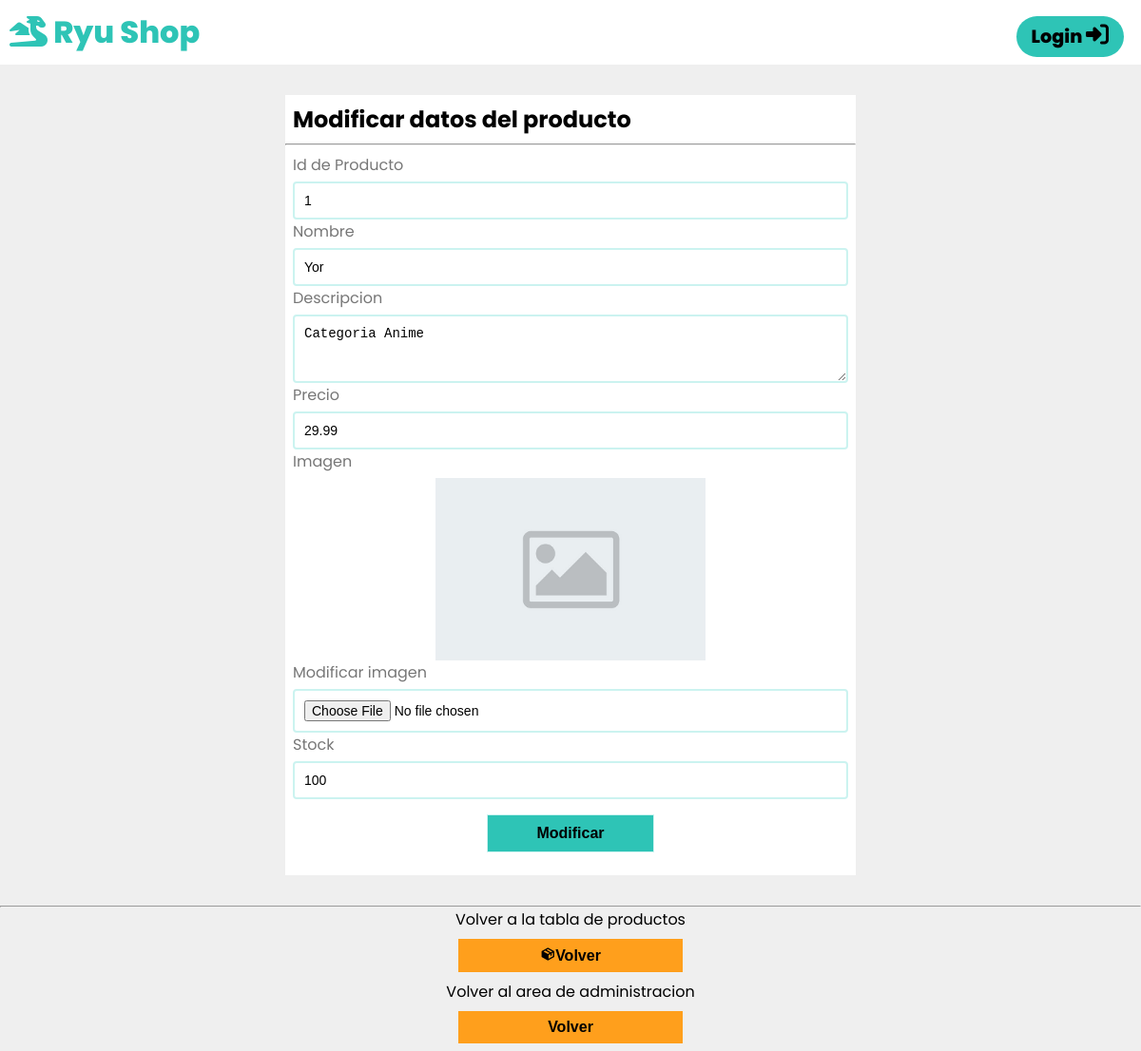
/admin_products_form_modify.php?id=1, run on the app's committed database.
### tables this page shows
CREATE TABLE Productos (
    idProducto INT AUTO_INCREMENT, 
    nombreProd VARCHAR(50) NOT NULL,
    descripcionProd VARCHAR(200),
    precioProd FLOAT NOT NULL,
    imgProducto VARCHAR(300) DEFAULT './public/img/resources/placeholder-image.jpg',
    stock INT NOT NULL,
    sinStock BOOLEAN DEFAULT 0,
    idCategoria INT NOT NULL,
    idSubCategoria INT NOT NULL,
    PRIMARY KEY (idProducto),
    FOREIGN KEY (idCategoria) REFERENCES Categorias (idCategoria),
    FOREIGN KEY (idSubCategoria) REFERENCES SubCategorias (idSubCategoria)
);

### config/db_operations.php (called while the page is built, shortened)
<?php
function load_product_data($product_id)
{
    $connection = obtain_connection();
    $sql = "SELECT * FROM Productos WHERE idProducto = :idProducto";
    $stmt = $connection->prepare($sql);
    $stmt->bindParam(":idProducto", $product_id);
    $stmt->execute();
    $products = $stmt->fetch();
    return $products;
}

### admin_products_form_modify.php (the view)
<?php
include "./includes/header.php";
require_once "./config/db_operations.php";
$modify_product = $_GET["id"];
$product = load_product_data($modify_product);
?>
<article class="main">
    <div class="form-container form-admin">
        <h2>Modificar datos del producto</h2>
        <hr>
        <form action="admin_modify_product.php?modifiedProdId=<?= $modify_product; ?>&nombre_imagen=<?= htmlspecialchars($product['imgProducto']); ?>" method="POST" enctype="multipart/form-data" class="register-form form">
            <label for="productId">Id de Producto</label>
            <input type="number" name="productId" id="productId" value="<?= htmlspecialchars($product['idProducto']); ?>">
            <label for="nombre">Nombre</label>
            <input type="text" name="nombre" id="nombre" value="<?= htmlspecialchars($product['nombreProd']); ?>">
            <label for="descripcion">Descripcion</label>
            <textarea name="descripcion" id="descripcion" rows="3"><?= htmlspecialchars($product['descripcionProd']); ?></textarea>
            <label for="precio">Precio</label>
            <input type="number" name="precio" id="precio" value="<?= htmlspecialchars($product['precioProd']); ?>">
            <label for="imgProducto">Imagen</label>
            <div class="img-container">
                <img alt="<?= htmlspecialchars($product['nombreProd']); ?>" src="<?= htmlspecialchars($product['imgProducto']); ?>">
            </div>
            <label for="imgProducto">Modificar imagen</label>
            <input type="file" name="imgProducto" id="imgProducto" accept="image/*">
            <label for="stock">Stock</label>
            <input type="number" name="stock" id="stock" value="<?= htmlspecialchars($product['stock']); ?>">
            <button class="btn btn-register" type="submit">Modificar</button>
        </form>
    </div>
    <section class="return-admin-zone">
        <hr>
        <p>Volver a la tabla de productos</p>
        <form action="admin_products.php" class="return-admin-form form">
            <button class="btn-return" type="submit"><i class='bx bxs-package'></i>Volver</button>
        </form>
        <p>Volver al area de administracion</p>
        <form action="admin_zone.php" class="return-admin-form form">
            <button class="btn-return" type="submit">Volver</button>
        </form>
    </section>
</article>
</body>
</html>

### public/css/style.css (style rules this page uses)
:root { --principal: #2ec4b6; --secundario: #cbf3f0; --background: #fff; --background-contrast: #efefef; --hover: #ffbf69; --contraste: #ff9f1c; --success-color: #2ecc71; --error-color: #e74c3c; }
* { box-sizing: border-box; margin: 0; padding: 0; }
body { font-family: "Poppins", sans-serif; }
.container > * { flex: 1 100%; }
i { font-weight: 800; }
.main { text-align: left; background: var(--background-contrast); display: flex; flex-flow: column wrap; align-items: center; }
.form-container { background-color: #fff; width: 80%; margin: 2rem; }
.form-container h2 { margin: 0.5rem; }
.form { display: flex; flex-flow: column wrap; margin: 0.5rem; }
.form label { color: #777; margin-bottom: 5px; }
.form input { border: 2px solid var(--secundario); border-radius: 4px; padding: 10px; font-size: 14px; }
.form textarea { border: 2px solid var(--secundario); border-radius: 4px; padding: 10px; font-size: 14px; }
.btn { font-weight: 800; font-size: 1rem; width: 30%; align-self: center; padding: 10px; background-color: var(--principal); color: #000; border: 1px solid var(--secundario); cursor: pointer; margin: 1rem; }
.form-admin { width: 50%; }
.btn-admin, .btn-return { background-color: var(--contraste); border: none; cursor: pointer; text-decoration: none; padding: 0.5rem 1rem; }
.return-admin-zone { width: 100%; text-align: center; }
.return-admin-zone button { width: 20%; font-weight: 800; font-size: 1rem; align-self: center; }
.btn-admin, .btn-product, .btn-user, .btn-return { border: none; cursor: pointer; background-color: var(--contraste); }
.img-container { display: flex; justify-content: center; }
.img-container img { height: 12rem; }
@media all and (min-width: 800px) { .main { flex: 3 0px; } }
@media all and (min-width: 800px) { .main { order: 2; } }

### data on the page
productos: productId "1", nombre "Yor", descripcion "Categoria Anime", precio "29.99", imgProducto (placeholder picture), stock "100"
